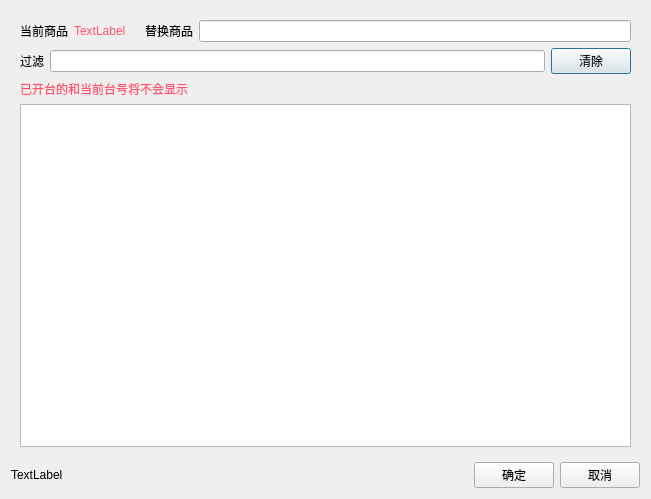
<?xml version="1.0" encoding="UTF-8"?>
<ui version="4.0">
 <class>w_scr_dish_dish_change</class>
 <widget class="QDialog" name="w_scr_dish_dish_change">
  <property name="geometry">
   <rect>
    <x>0</x>
    <y>0</y>
    <width>651</width>
    <height>499</height>
   </rect>
  </property>
  <property name="windowTitle">
   <string>Dialog</string>
  </property>
  <layout class="QVBoxLayout" name="verticalLayout_2">
   <item>
    <widget class="QFrame" name="frame">
     <property name="outer_stylesheet" stdset="0">
      <string>frame_detail_show</string>
     </property>
     <layout class="QVBoxLayout" name="verticalLayout">
      <item>
       <layout class="QHBoxLayout" name="horizontalLayout_2" stretch="0,0,0,0,0">
        <item>
         <widget class="QLabel" name="label_cur">
          <property name="text">
           <string>当前商品</string>
          </property>
          <property name="alignment">
           <set>Qt::AlignLeading|Qt::AlignLeft|Qt::AlignVCenter</set>
          </property>
         </widget>
        </item>
        <item>
         <widget class="QLabel" name="lineEdit_cur">
          <property name="styleSheet">
           <string notr="true">color:#ff546b;</string>
          </property>
          <property name="text">
           <string>TextLabel</string>
          </property>
         </widget>
        </item>
        <item>
         <widget class="QLabel" name="label_4">
          <property name="styleSheet">
           <string notr="true"/>
          </property>
          <property name="text">
           <string/>
          </property>
          <property name="pixmap">
           <pixmap resource="../res.qrc">:/image/widgets_pic/arrowright.png</pixmap>
          </property>
         </widget>
        </item>
        <item>
         <widget class="QLabel" name="label_destination">
          <property name="text">
           <string>替换商品</string>
          </property>
          <property name="alignment">
           <set>Qt::AlignLeading|Qt::AlignLeft|Qt::AlignVCenter</set>
          </property>
         </widget>
        </item>
        <item>
         <widget class="QLineEdit" name="lineEdit_destination"/>
        </item>
       </layout>
      </item>
      <item>
       <layout class="QHBoxLayout" name="horizontalLayout_3">
        <item>
         <widget class="QLabel" name="label_destination_2">
          <property name="text">
           <string>过滤</string>
          </property>
          <property name="alignment">
           <set>Qt::AlignLeading|Qt::AlignLeft|Qt::AlignVCenter</set>
          </property>
         </widget>
        </item>
        <item>
         <widget class="QLineEdit" name="lineEdit_filter"/>
        </item>
        <item>
         <widget class="QPushButton" name="pushButton_clearfilter">
          <property name="text">
           <string>清除</string>
          </property>
         </widget>
        </item>
       </layout>
      </item>
      <item>
       <widget class="QLabel" name="label_desc">
        <property name="styleSheet">
         <string notr="true">color:#ff546b;</string>
        </property>
        <property name="text">
         <string>已开台的和当前台号将不会显示</string>
        </property>
        <property name="wordWrap">
         <bool>true</bool>
        </property>
       </widget>
      </item>
      <item>
       <widget class="lds_tableView" name="tableView"/>
      </item>
     </layout>
    </widget>
   </item>
   <item>
    <layout class="QHBoxLayout" name="horizontalLayout">
     <item>
      <widget class="QLabel" name="label">
       <property name="text">
        <string>TextLabel</string>
       </property>
      </widget>
     </item>
     <item>
      <spacer name="horizontalSpacer">
       <property name="orientation">
        <enum>Qt::Horizontal</enum>
       </property>
       <property name="sizeHint" stdset="0">
        <size>
         <width>40</width>
         <height>20</height>
        </size>
       </property>
      </spacer>
     </item>
     <item>
      <widget class="lds_toolbar" name="frame_2">
       <property name="frameShape">
        <enum>QFrame::NoFrame</enum>
       </property>
       <property name="frameShadow">
        <enum>QFrame::Raised</enum>
       </property>
      </widget>
     </item>
     <item>
      <widget class="lds_toolbar_button" name="pushButton_ok">
       <property name="text">
        <string>确定</string>
       </property>
       <property name="outer_stylesheet" stdset="0">
        <string>pushbutton</string>
       </property>
      </widget>
     </item>
     <item>
      <widget class="lds_toolbar_button" name="pushButton_cancel">
       <property name="text">
        <string>取消</string>
       </property>
       <property name="outer_stylesheet" stdset="0">
        <string>pushbutton</string>
       </property>
      </widget>
     </item>
    </layout>
   </item>
  </layout>
 </widget>
 <customwidgets>
  <customwidget>
   <class>lds_toolbar</class>
   <extends>QFrame</extends>
   <header>lds_toolbar.h</header>
   <container>1</container>
  </customwidget>
  <customwidget>
   <class>lds_tableView</class>
   <extends>QTableView</extends>
   <header>lds_tableview.h</header>
  </customwidget>
  <customwidget>
   <class>lds_toolbar_button</class>
   <extends>QPushButton</extends>
   <header>lds_toolbar_button.h</header>
  </customwidget>
 </customwidgets>
 <tabstops>
  <tabstop>lineEdit_filter</tabstop>
  <tabstop>tableView</tabstop>
  <tabstop>pushButton_ok</tabstop>
  <tabstop>pushButton_cancel</tabstop>
  <tabstop>pushButton_clearfilter</tabstop>
  <tabstop>lineEdit_destination</tabstop>
 </tabstops>
 <resources>
  <include location="../res.qrc"/>
 </resources>
 <connections/>
</ui>
